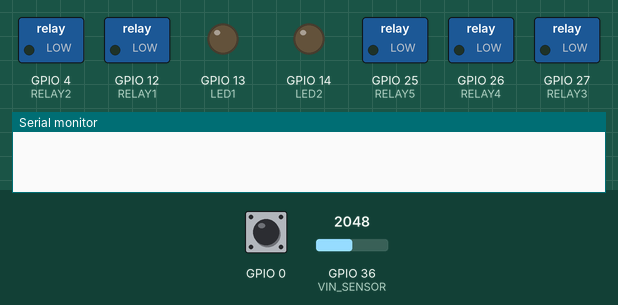
Simulated run of this sketch. Board: ESP32. Parts: switched loads named in the sketch (green lamp = pin HIGH), output pins drawn as LEDs (lit = HIGH), the last lines printed to the serial monitor. The inputs (shaded band) are chosen by the test bench; at power-on: GPIO 0 HIGH, GPIO 36 (VIN_SENSOR) = 2048. WiFi joins after 1.5 s; servers stay silent unless stated; the local clock reads 2024-03-15 10:24:30 at power-on unless the sketch sets it.

Above: at 0.1 s.
At 1.0 s:
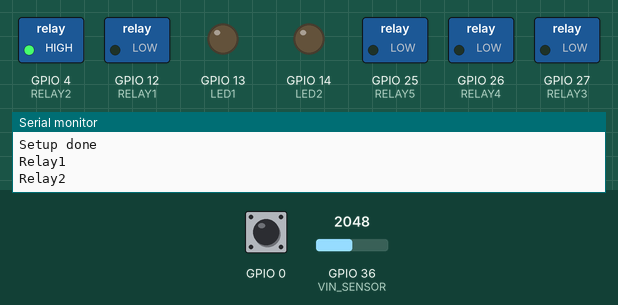
At 1.6 s:
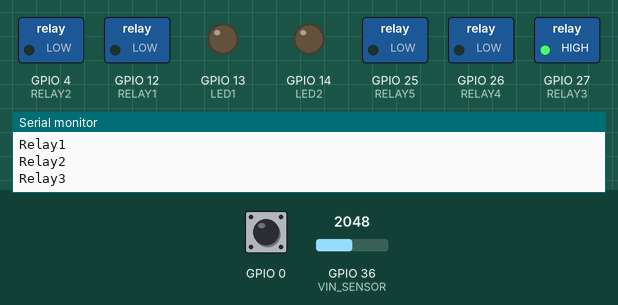
At 2.2 s:
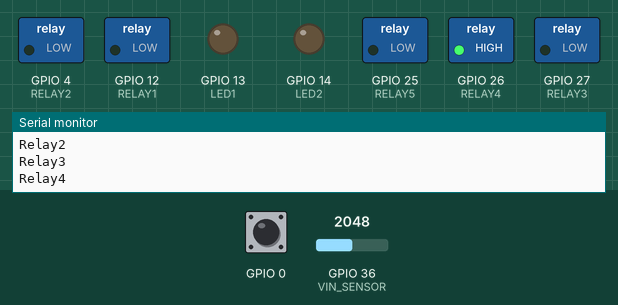
At 2.8 s:
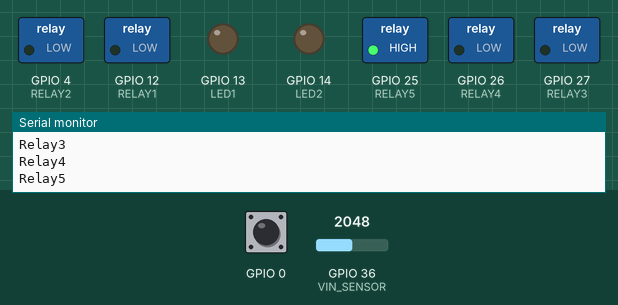
At 4.0 s:
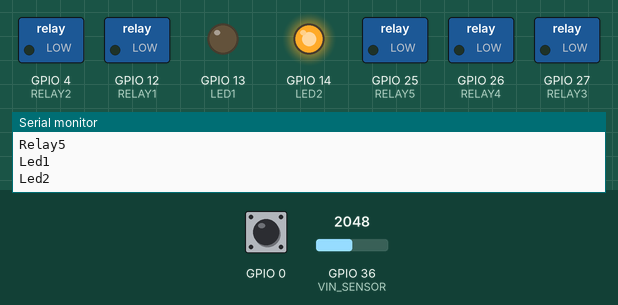
Timing chart, 0 to 5.7 s (numbered marks = the images above):
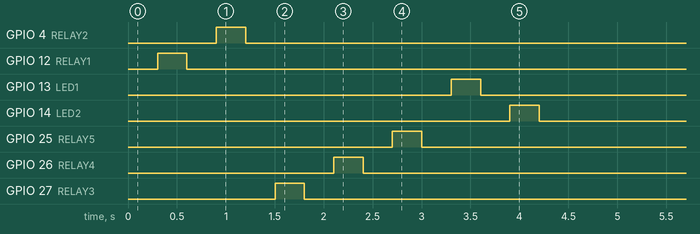

The sketch:

test.ino
```cpp
#include <WiFi.h>
#include <ESPmDNS.h>
#include <WiFiUdp.h>
#include <ArduinoOTA.h>
#include "RTClib.h"
#include <SPI.h>

#include "riego_1_0_0.h"
#include "wifi_pass.h"

RTC_DS3231 rtc;

void setup() {
  Serial.begin(115200);

  WiFi.mode(WIFI_STA);
  WiFi.begin(AP_WIFI, PASS_WIFI);
  ArduinoOTA.setPort(3232);
  ArduinoOTA.setHostname("ecoflow");
//  ArduinoOTA.setPassword("admin");
  ArduinoOTA.begin();

   if (! rtc.begin()) {
    Serial.println("Couldn't find RTC");
    Serial.flush();
    while (1) delay(10);
  }

  if (rtc.lostPower()) {
    Serial.println("RTC lost power, let's set the time!");
    // When time needs to be set on a new device, or after a power loss, the
    // following line sets the RTC to the date & time this sketch was compiled
    rtc.adjust(DateTime(F(__DATE__), F(__TIME__)));
    // This line sets the RTC with an explicit date & time, for example to set
    // January 21, 2014 at 3am you would call:
    // rtc.adjust(DateTime(2014, 1, 21, 3, 0, 0));
  }

  delay(300);
  pinMode(RELAY1, OUTPUT);
  pinMode(RELAY2, OUTPUT);
  pinMode(RELAY3, OUTPUT);
  pinMode(RELAY4, OUTPUT);
  pinMode(RELAY5, OUTPUT);

  pinMode(LED1, OUTPUT);
  pinMode(LED2, OUTPUT);

  pinMode(0, INPUT);

  Serial.println("Setup done");
  test();
}
char daysOfTheWeek[7][12] = {"Sunday", "Monday", "Tuesday", "Wednesday", "Thursday", "Friday", "Saturday"};


void loop() {

  if (digitalRead(0)==0) {
     Serial.println("Reboot");
     delay(200);
     ESP.restart();
  }

  float vin = readVIN();


  Serial.print("IP address: ");
  Serial.println(WiFi.localIP());
  Serial.print("VIN: ");
  Serial.println(vin);

 DateTime now = rtc.now();

    Serial.print(now.year(), DEC);
    Serial.print('/');
    Serial.print(now.month(), DEC);
    Serial.print('/');
    Serial.print(now.day(), DEC);
    Serial.print(" (");
    Serial.print(daysOfTheWeek[now.dayOfTheWeek()]);
    Serial.print(") ");
    Serial.print(now.hour(), DEC);
    Serial.print(':');
    Serial.print(now.minute(), DEC);
    Serial.print(':');
    Serial.print(now.second(), DEC);
    Serial.println();


  ArduinoOTA.handle();
  delay(100);
}

float readVIN() {
  // VIN reading for solar battery monitoring ///
  int x = analogRead(VIN_SENSOR);

  // manual measurements for calibration:
  // 12.49V = 3090
  // 5.00V = 1130

  // We assume linear ADC behavior between 5.0V and 12.49 V input, and we take 5V as floor.
  // (3090 - 1130)/(12.49-5.0) = 261.682 per volt

  return 5.0 + ((float)x-1130.0)/261.682;
}

void test() {

  Serial.println("Relay1");
  digitalWrite(RELAY1, HIGH);
  delay(300);
  digitalWrite(RELAY1, LOW);
  delay(300);

  Serial.println("Relay2");
  digitalWrite(RELAY2, HIGH);
  delay(300);
  digitalWrite(RELAY2, LOW);
  delay(300);

  Serial.println("Relay3");
  digitalWrite(RELAY3, HIGH);
  delay(300);
  digitalWrite(RELAY3, LOW);
  delay(300);

  Serial.println("Relay4");
  digitalWrite(RELAY4, HIGH);
  delay(300);
  digitalWrite(RELAY4, LOW);
  delay(300);

  Serial.println("Relay5");
  digitalWrite(RELAY5, HIGH);
  delay(300);
  digitalWrite(RELAY5, LOW);
  delay(300);


  Serial.println("Led1");
  digitalWrite(LED1, HIGH);
  delay(300);
  digitalWrite(LED1, LOW);
  delay(300);


  Serial.println("Led2");
  digitalWrite(LED2, HIGH);
  delay(300);
  digitalWrite(LED2, LOW);
  delay(300);

}
```

riego_1_0_0.h
```cpp
#ifndef __HARDWARE_PINS
#define __HARDWARE_PINS

#define RELAY1 12
#define RELAY2 4
#define RELAY3 27
#define RELAY4 26
#define RELAY5 25

//#define LED1 34
//#define LED2 35

#define LED1 13
#define LED2 14

#define I2C_SDA 21
#define I2C_SCL 22

#define SPI_CS   5
#define SPI_MOSI 23
#define SPI_MISO 19
#define SPI_SCK  18

#define SENSOR1 32
#define SENSOR2 33

#define VIN_SENSOR 36
#endif
```

wifi_pass.h
```cpp
#define AP_WIFI "mywifi"
#define PASS_WIFI "mypassword"
```
